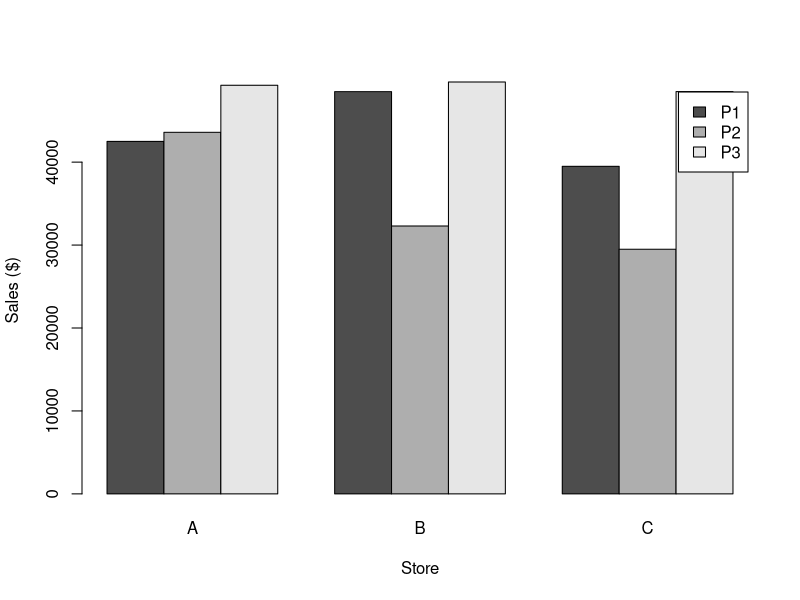
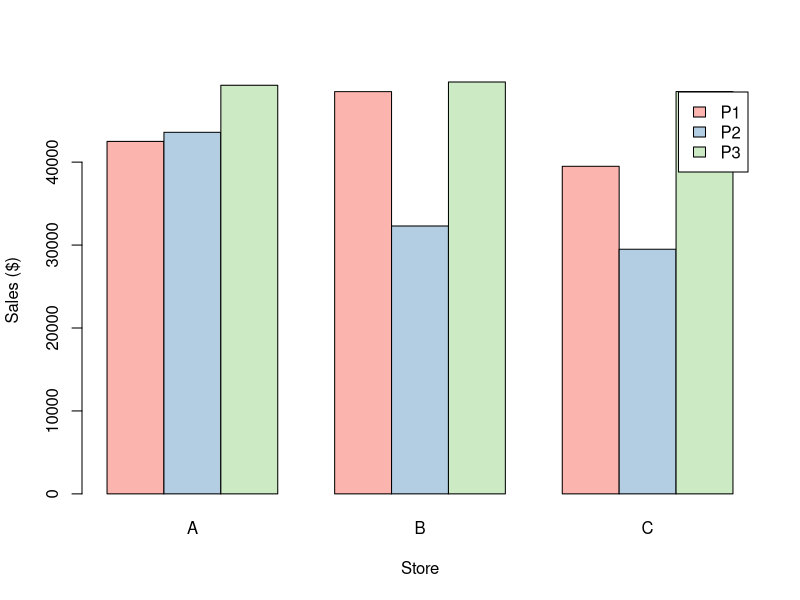
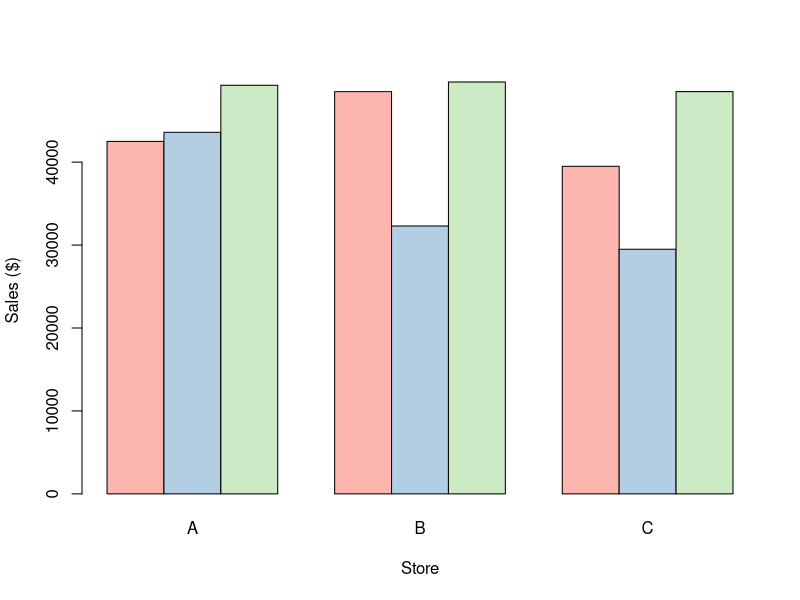
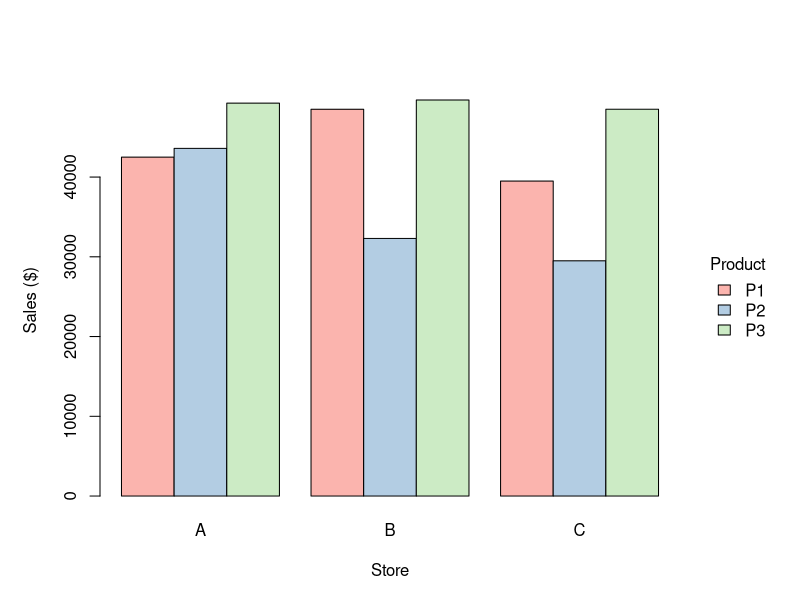
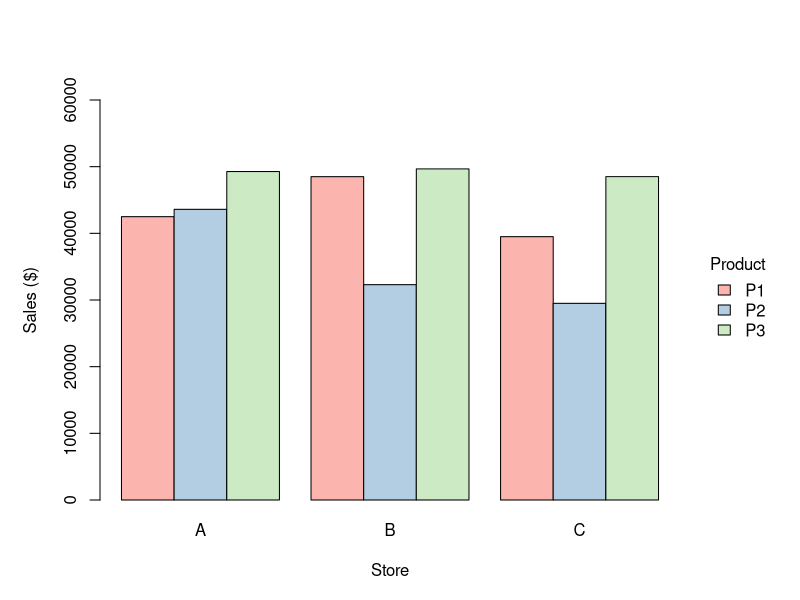

These charts were generated, in order, by the following R code:
## ---- chunk 1
mydata <- matrix(c(42500, 48502, 39500, 43600, 32303, 29500, 49270, 49664, 48507), nrow = 3, byrow = TRUE)
rownames(mydata) <- c("P1", "P2", "P3")
colnames(mydata) <- c("A", "B", "C")
mydata
## ---- chunk 2
#| label: fig-1
#| fig-cap: "Clustered bar graph created using barplot()."

barplot(mydata, beside = TRUE, xlab = "Store", ylab = "Sales ($)", legend.text = TRUE)
## ---- chunk 3
#| label: fig-2
#| fig-cap: "Clustered bar graph with added product colors."

library(RColorBrewer)
barplot(mydata, beside = TRUE, col = brewer.pal(3, name = "Pastel1"), xlab = "Store", ylab = "Sales ($)", legend.text = TRUE)
## ---- chunk 4
#| label: fig-3
#| fig-cap: "Clustered bar graph with customized legend."

barplot(mydata, beside = TRUE, col = brewer.pal(3, name = "Pastel1"), xlab = "Store", ylab = "Sales ($)", legend.text = TRUE, args.legend = list(title = "Product", x = "right", bty = "n", inset = -0.16))
## ---- chunk 5
#| label: fig-4
#| fig-cap: "Clustered bar graph with adjusted margins."

par(mai=c(1, 1, 1, 1.2))
barplot(mydata, beside = TRUE, col = brewer.pal(3, name = "Pastel1"), space = c(0, 0.6), xlab = "Store", ylab = "Sales ($)", legend.text = TRUE, args.legend = list(title = "Product", x = "right", bty = "n", inset = -0.16))
## ---- chunk 6
#| label: fig-5
#| fig-cap: "Clustered bar graph with various modifications."

par(mai=c(1, 1, 1, 1.2))
barplot(mydata, beside = TRUE, col = brewer.pal(3, name = "Pastel1"), space = c(0, 0.6), xlab = "Store", ylab = "Sales ($)", ylim = c(0, 60000), legend.text = TRUE, args.legend = list(title = "Product", x = "right", bty = "n", inset = -0.16))
